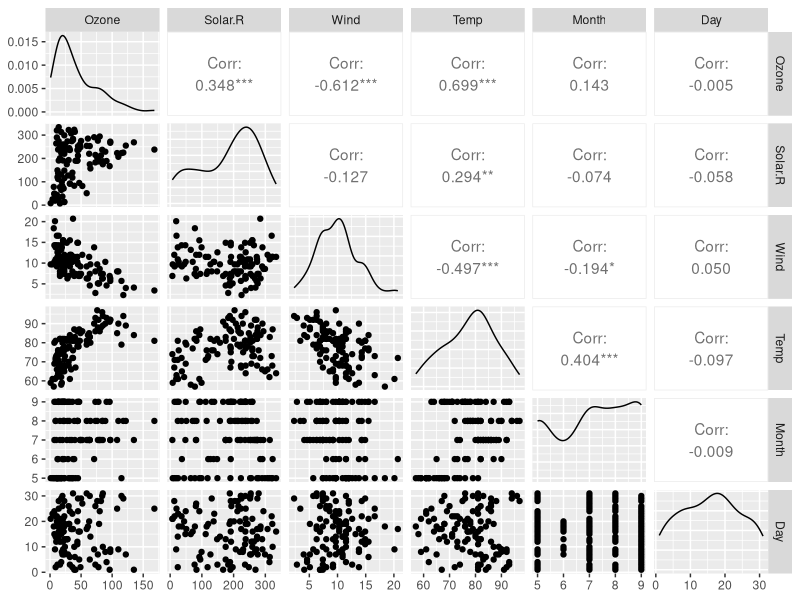
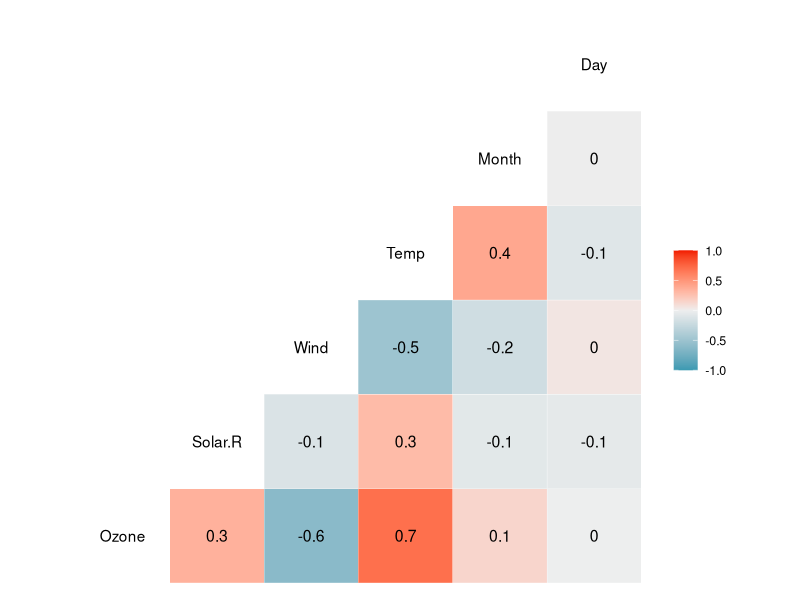
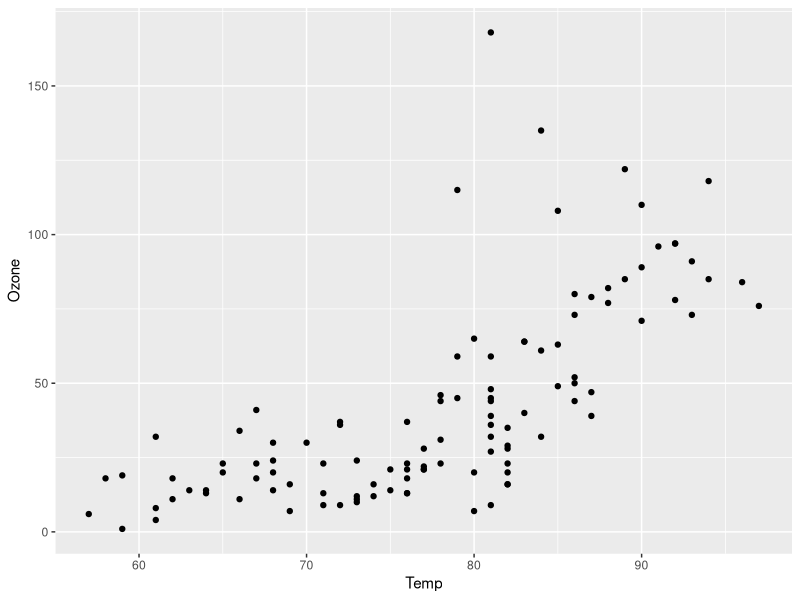
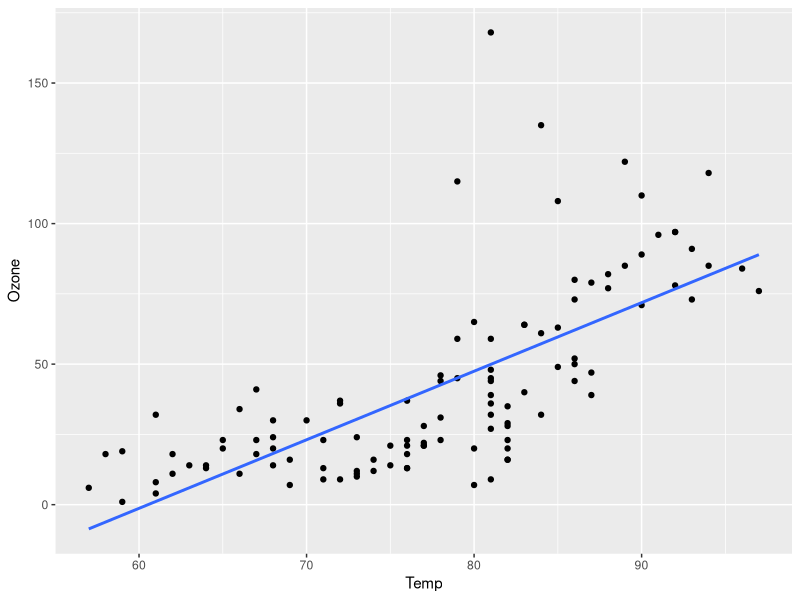
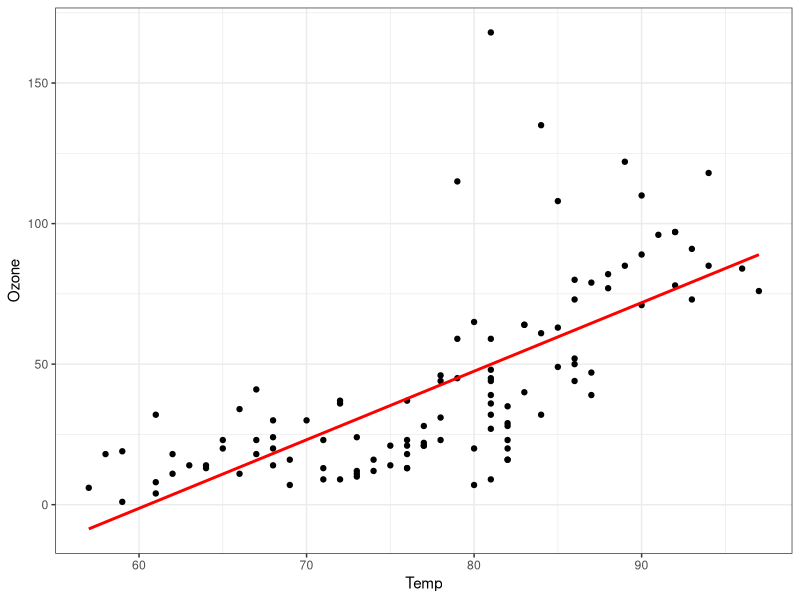
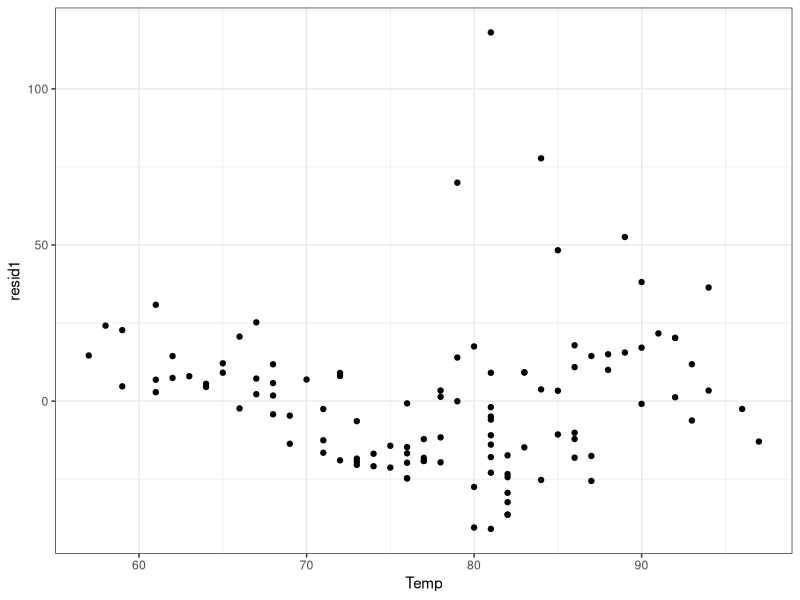
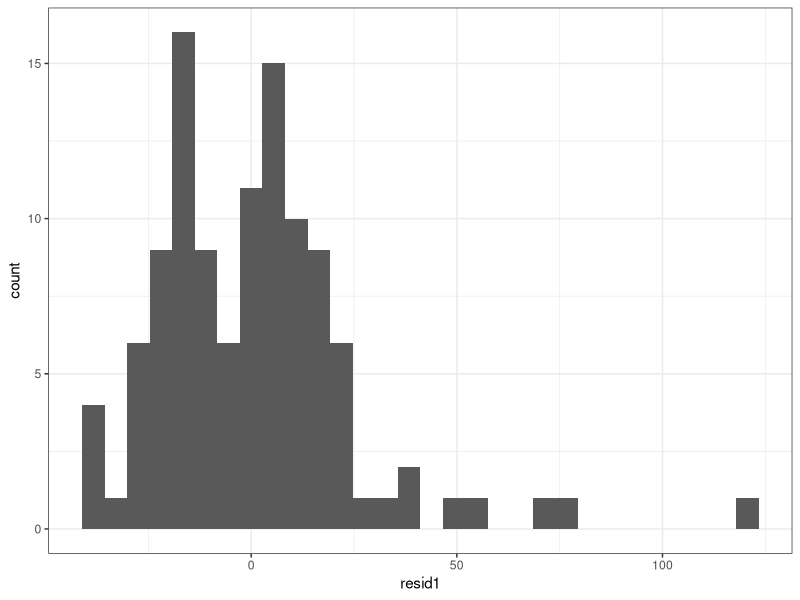

Generate these figures, in order, with R: (Note: this script raises an error after producing the figures.)
## ---- chunk 1
knitr::opts_chunk$set(echo = TRUE)
## ---- chunk 2
library(tidyverse)
library(GGally)
library(car)
library(lmtest)
## ---- chunk 3
air = airquality
str(airquality)
summary(airquality)

## ---- chunk 4
air2 = airquality %>% drop_na()
str(air2)

## ---- chunk 5
ggpairs(air2)
ggcorr(air2, label = TRUE)
## ---- chunk 6
ggplot(air2, aes(x=Temp, y = Ozone)) + geom_point()
## ---- chunk 7
model1 = lm(Ozone ~ Temp, data = air2)
summary(model1)

confint(model1)
## ---- chunk 8
ggplot(air2, aes(x=Temp, y = Ozone)) + geom_point()+
  geom_smooth(method= "lm", se = FALSE)
## ---- chunk 9
testdata = data.frame(Temp = c(80))
predict(model1, newdata = testdata, interval = "predict")
## ---- chunk 10
ggplot(air2, aes(x=Temp,y=Ozone)) + geom_point() + geom_smooth(method="lm",se=FALSE, color="red") + theme_bw()

## ---- chunk 11
dwtest(model1)
## ---- chunk 12
air2 = air2 %>% mutate(resid1 = model1$residuals)

ggplot(air2,aes(x=Temp,y=resid1)) + geom_point() + theme_bw()

## ---- chunk 13
ggplot(air2,aes(x=resid1)) + geom_histogram() + theme_bw()

##For a second check
qqPlot(model1)

